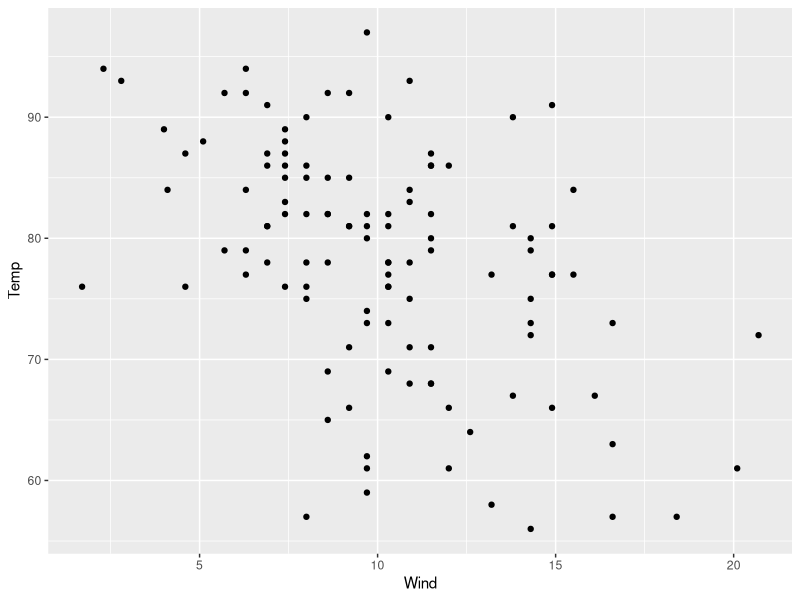
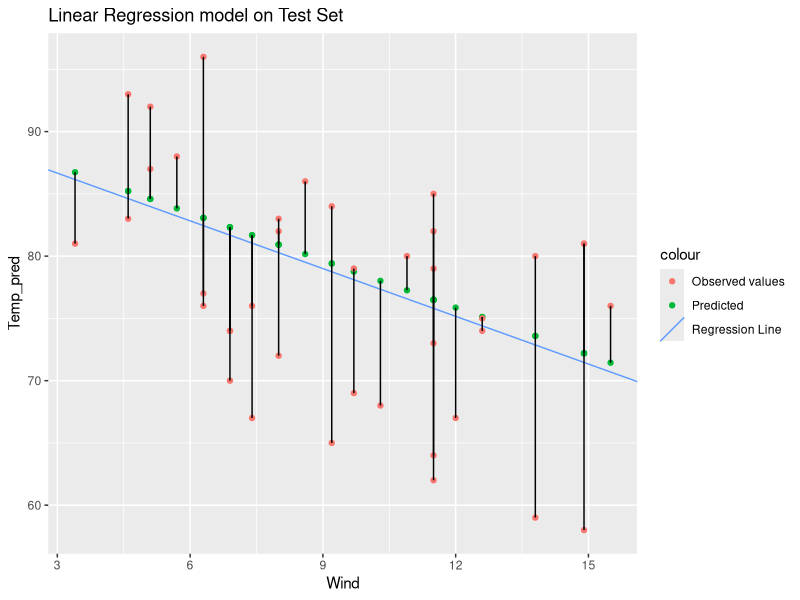
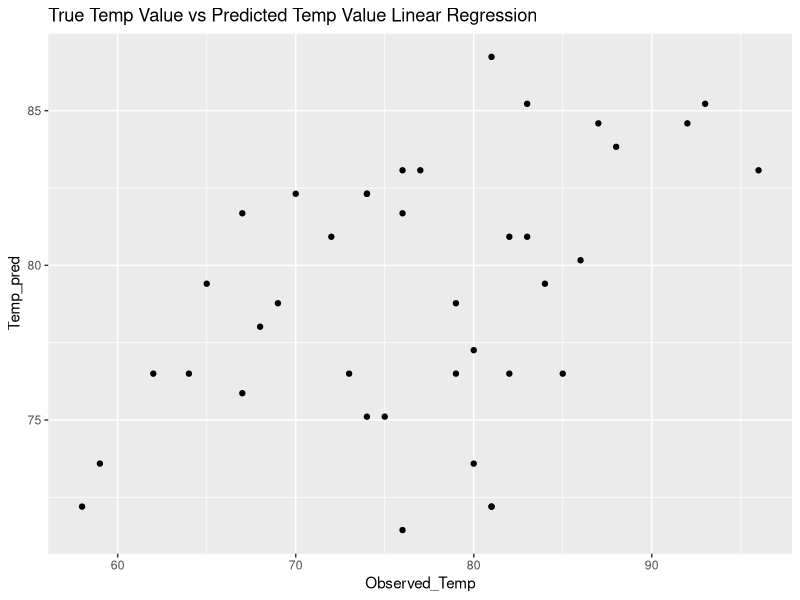
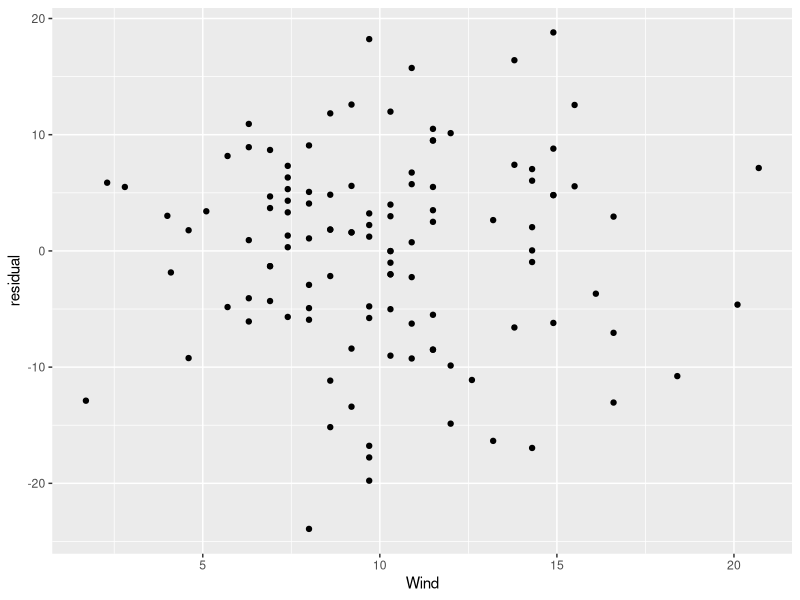

R code for these plots, in order: (Note: this script raises an error after producing the figures.)
## ---- chunk 1
knitr::opts_chunk$set(echo = TRUE, eval = T)
## ---- chunk 2
library(caret)
library(pROC)
library(MASS)
library(ggplot2)
library(gridExtra)
#library(devtools)
library(dplyr)
library(ggfortify)
library(glmnet)
#Mauna Loa CO2 concentrations
data(airquality)
## ---- chunk 3
train_size <- floor(0.75 * nrow(airquality))
set.seed(543)
train_pos <- sample(seq_len(nrow(airquality)), size = train_size)
train_regression <- airquality[train_pos,-c(1,2)]
test_regression <- airquality[-train_pos,-c(1,2)]

dim(train_regression)
dim(test_regression)
## ---- chunk 4
ggplot(data = train_regression) +
  geom_point(aes(x=Wind, y=Temp))
## ---- chunk 5
#help(train)
linear_regression <- train(Temp ~ Wind, data=train_regression, method = "lm")
## ---- chunk 6
linear_regression
## ---- chunk 7
summary(linear_regression)
## ---- chunk 8
#predict Temperature 
linear_predict <- predict(linear_regression, newdata=test_regression)
plot_lin_pred <- data.frame(Temp_pred = linear_predict, Wind = test_regression$Wind, Temp = test_regression$Temp)

# Extract coefficients from the model, plot the regression line on the predicted values, plot the original test values
linear_regression$finalModel$coefficients

ggplot(data = plot_lin_pred)+
  geom_point(aes(x=Wind, y = Temp_pred, col =  "Predicted")) + 
  ggtitle("Linear Regression model on Test Set") +
  geom_abline(aes(intercept = 90.493474, slope = -1.27743, col="Regression Line")) +
  geom_point(aes(x = Wind, y = Temp, col = "Observed values")) +
  geom_segment(aes(x = Wind, xend = Wind, y = Temp,yend = Temp_pred))
## ---- chunk 9
#plot predicted vs observed temp. A strong model should show a strong correlation
plot_lin_pred_temp <- data.frame(Temp_pred = linear_predict,
                                 Observed_Temp = test_regression$Temp)

ggplot(data = plot_lin_pred_temp) +
  geom_point(aes(x=Observed_Temp, y = Temp_pred)) +
  ggtitle("True Temp Value vs Predicted Temp Value Linear Regression")


#look at the median residual value. Close to zero is best
summary(linear_regression)
## ---- chunk 10
residuals_lin <- residuals(linear_regression)
residvpredict <- data.frame(residual = residuals_lin, Wind = train_regression$Wind)
ggplot(data=residvpredict)+
  geom_point( aes(x=Wind, y = residual))
## ---- chunk 11
cor.test(train_regression$Wind, resid(linear_regression))
## ---- chunk 12
ctrl =  trainControl(method = "boot", 15)
#when doing ridge regression, you should center your data

Ridge_regression <- train(Temp ~ Wind + Month, data = train_regression,
                          method = 'ridge', trControl= ctrl) 
## ---- chunk 13
Ridge_regression 
## ---- chunk 14
ridge_test_pred <- predict(Ridge_regression, newdata = test_regression)

#plot the predicted values vs the observed values
plot_ridge_test_pred <- data.frame(Temp_test_pred = ridge_test_pred, 
                                   Observed_Temp = test_regression$Temp)
ggplot(data = plot_ridge_test_pred) +
  geom_point(aes(x=Observed_Temp, y = Temp_test_pred)) + 
  ggtitle("True Temp Value vs Predicted Temp Value Ridge Regression")

#median residual value should be close to zero
median(resid(Ridge_regression))
## ---- chunk 15
data(iris)

#split into training and test set 
train_size <- floor(0.75 * nrow(iris))
set.seed(543)
train_pos <- sample(seq_len(nrow(iris)), size = train_size)
train_classifier <- iris[train_pos,]
test_classifier <- iris[-train_pos,]


dim(train_classifier)
dim(test_classifier)
## ---- chunk 16
#only look at two classes 
train_classifier_log <- train_classifier[c(which(train_classifier$Species == "setosa"), 
                                           which(train_classifier$Species == "versicolor")),]
test_classifier_log <- test_classifier[c(which(test_classifier$Species == "setosa"), 
                                         which(test_classifier$Species == "versicolor")),]

train_classifier_log$Species <- factor(train_classifier_log$Species)
test_classifier_log$Species <- factor(test_classifier_log$Species)

ctrl <- trainControl(method = "repeatedcv", repeats = 15,classProbs = T, savePredictions = T)

#create model. logistic regression is a bionomial general linear model. 
#predict species based on sepal length

logistic_regression <- train(Species~ Sepal.Length, data = train_classifier_log, 
                             method = "glm", family= "binomial", trControl = ctrl)
## ---- chunk 17
logistic_regression
## ---- chunk 18
summary(logistic_regression)
## ---- chunk 19
plot(x = roc(predictor = logistic_regression$pred$setosa, 
             response = logistic_regression$pred$obs)$specificities, 
     y = roc(predictor = logistic_regression$pred$setosa, 
             response = logistic_regression$pred$obs)$sensitivities, 
     col= "blue", xlim = c(1, 0), type ="l", ylab = "Sensitivity", xlab = "Specificity")
legend("bottomright", legend = paste("setosa v versicolor --",
                                     roc(predictor = logistic_regression$pred$setosa,
                                         response = logistic_regression$pred$obs)$auc
, sep = ""), col = c("blue"), fill = c("blue"))
## ---- chunk 20
#predict iris species using Sepal legth
logistic_regression_predict_class <- predict(logistic_regression, 
                                             newdata = test_classifier_log)

#confusion matrix
confusionMatrix(logistic_regression_predict_class, 
                reference = test_classifier_log$Species)
## ---- chunk 21
logistic_regression_predict <- predict(logistic_regression, newdata = test_classifier_log,
                                       type = "prob")

odds_species1 <- logistic_regression_predict[,1] / (1 - logistic_regression_predict[,1])
log_odds_species1 <- log(odds_species1)
cor.test(log_odds_species1, test_classifier_log$Sepal.Length)
plot(log_odds_species1, test_classifier_log$Sepal.Length)
## ---- chunk 22
logistic_predict_prob <- predict(logistic_regression, newdata = test_classifier_log, 
                                 type="prob")

logistic_pred_prob_plot <- data.frame(Species_pred = logistic_predict_prob, 
                                      Sepal.Length  = test_classifier_log$Sepal.Length) 

test_classifier_log$Species <- as.numeric(test_classifier_log$Species) -1

ggplot(data = test_classifier_log) +
  geom_point(aes(x=Sepal.Length, y = Species)) + 
  geom_line(data = logistic_pred_prob_plot, aes(x = Sepal.Length, 
                                                y = Species_pred.setosa, 
                                                col =  "setosa"))+
  geom_line(data = logistic_pred_prob_plot, aes(x = Sepal.Length, 
                                                y = Species_pred.versicolor,
                                                col = "versicolor"))+
  ggtitle("Probabilities for classifying species")

## ---- chunk 23
slength <- ggplot(data = iris, aes(x = Sepal.Length, fill = Species)) + 
  geom_histogram(position="identity", alpha=0.5, bins= 25)
swidth <- ggplot(data = iris, aes(x = Sepal.Width, fill = Species)) + 
  geom_histogram(position="identity", alpha=0.5, bins= 25)
plength <- ggplot(data = iris, aes(x = Petal.Length, fill = Species)) + 
  geom_histogram(position="identity", alpha=0.5, bins= 25)
pwidth <- ggplot(data = iris, aes(x = Petal.Width, fill = Species)) + 
  geom_histogram(position="identity", alpha=0.5, bins= 25)

grid.arrange(slength, swidth, plength, pwidth)
## ---- chunk 24

LDA <- lda(Species~ Sepal.Length + Sepal.Width + Petal.Length + Petal.Width, 
           data= train_classifier, cv= T)
## ---- chunk 25
LDA
## ---- chunk 26
#predict the species of the test data
LDA_predict <- predict(LDA, newdata=test_classifier)
confusionMatrix(LDA_predict$class, reference = test_classifier$Species)
## ---- chunk 27
#libra
#train
#test

##ctrl <- trainControl()
## <- train(, data = , method = "", trControl = ctrl)
## predict(, newdata="")
